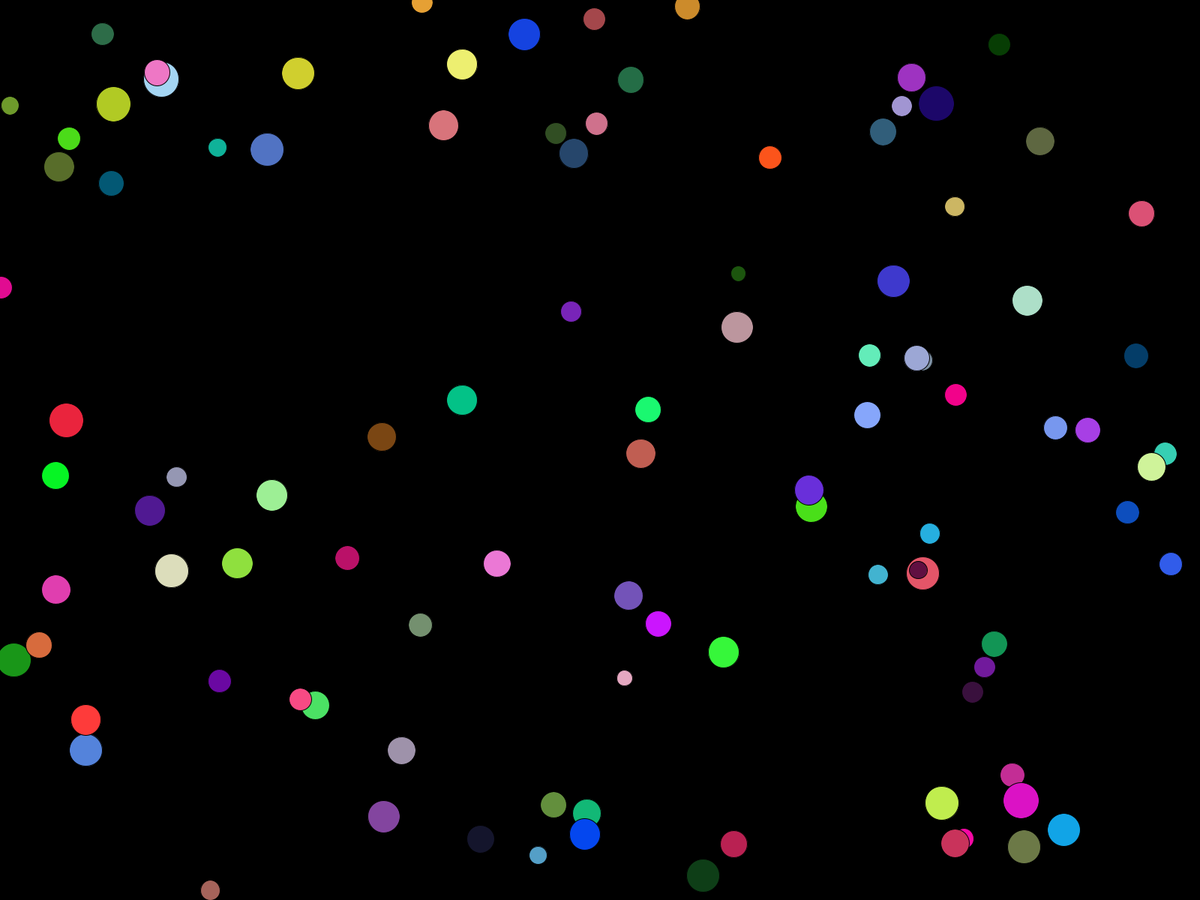
Frame 1 (no input)
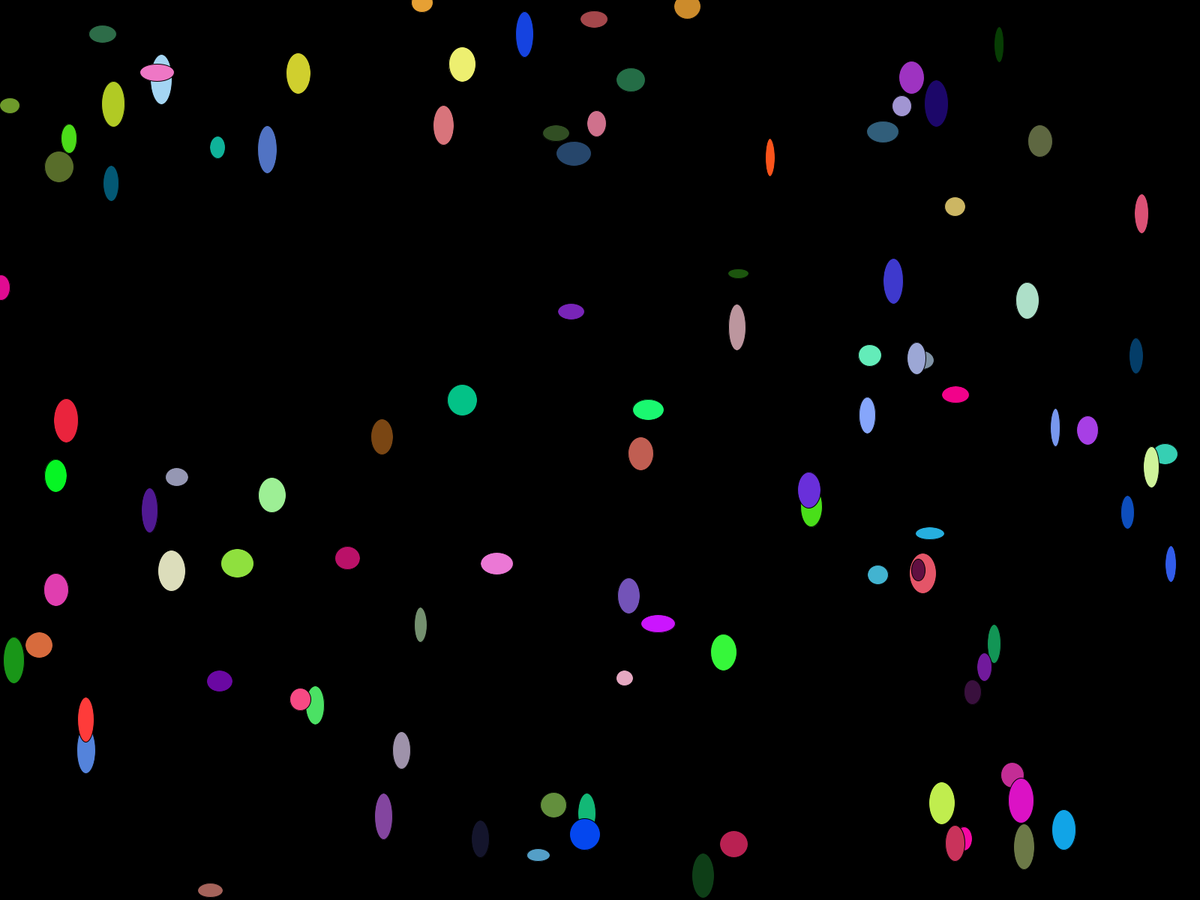
Frame 60 (the mouse pressed at the canvas centre just before this capture)
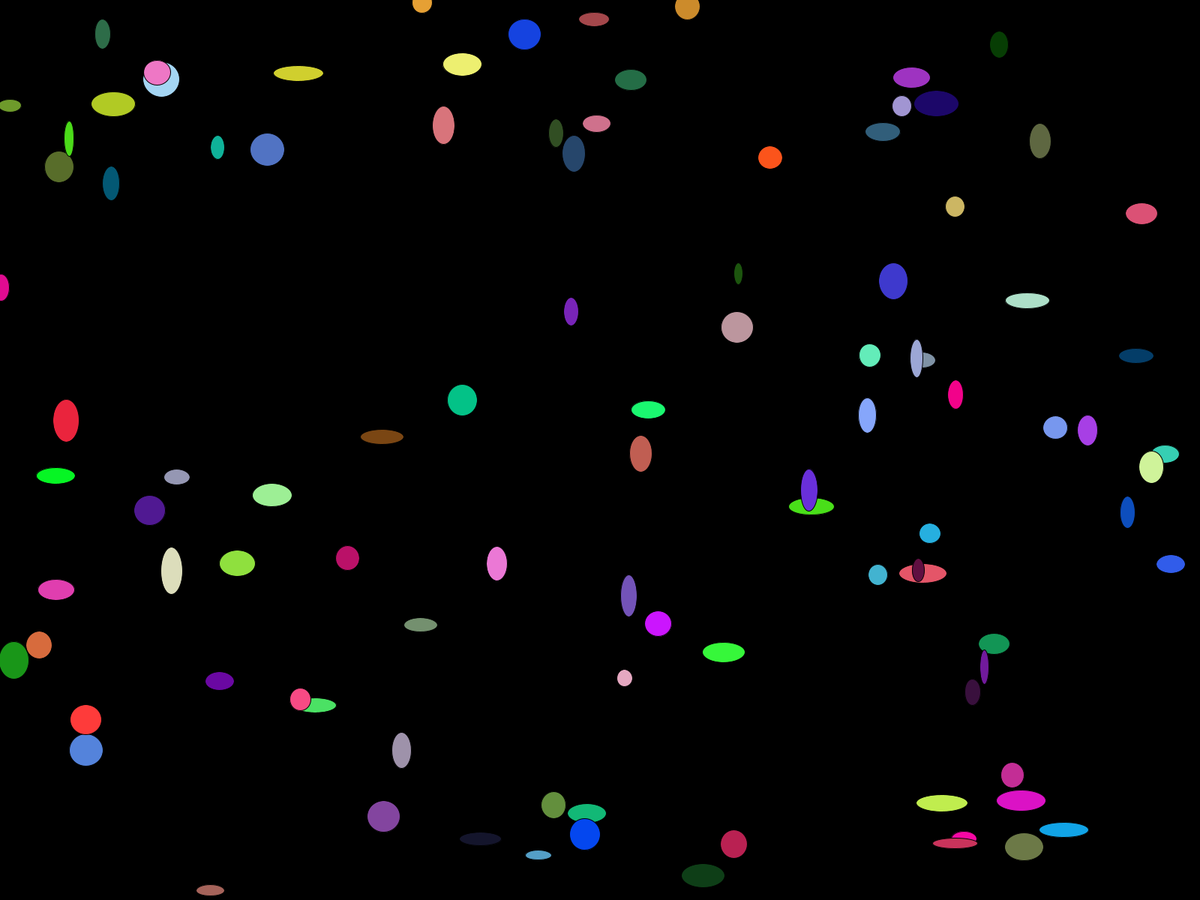
Frame 120 (the mouse held since frame 60 and released just before this capture)

The Processing sketch that drew these frames (run headless with seeded random() and noise(); from frame 60 on, the mouse is pressed at the canvas centre):

// Processing sketch: wigglyEllipse
// ── wigglyEllipse.pde
Ellipse[] ellipses;

void setup() {
  //size(500, 500);
  fullScreen();
  ellipses = new Ellipse[100];
  for(int i=0; i<ellipses.length; i++){
    ellipses[i] = new Ellipse();
  }
}

void draw() {
  background(0); 
  for(Ellipse i: ellipses){
    i.display();
  }
}

// ── Ellipse.pde
class Ellipse {
  float max_radius;
  float min_radius;
  float width_;
  float height_;
  PVector pos;
  boolean horizontal = true;
  color c;

  Ellipse() {
    this(random(30, 70), random(10, 30));
  }

  Ellipse(float max, float min) {
    max_radius = max;
    min_radius = min;
    width_ = (max+min)/2;
    height_ = width_;
    pos = new PVector(random(0, width), random(0, height));
    c = color(random(0, 256), random(0, 256), random(0, 256));
    
  }

  void display() {
    fill(c);
    if (horizontal) {
      ellipse(pos.x, pos.y, width_++, height_--);
    } else {
      ellipse(pos.x, pos.y, width_--, height_++);
    }
    if (width_>=max_radius || width_<=min_radius) {
      horizontal = !horizontal;
    }
  }
}
